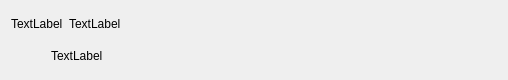
<?xml version="1.0" encoding="UTF-8"?>
<ui version="4.0">
 <class>Form</class>
 <widget class="QWidget" name="Form">
  <property name="geometry">
   <rect>
    <x>0</x>
    <y>0</y>
    <width>508</width>
    <height>80</height>
   </rect>
  </property>
  <property name="windowTitle">
   <string>Form</string>
  </property>
  <layout class="QGridLayout" name="gridLayout">
   <item row="0" column="0">
    <layout class="QVBoxLayout" name="verticalLayout">
     <item>
      <layout class="QHBoxLayout" name="horizontalLayout_2">
       <item>
        <layout class="QHBoxLayout" name="horizontalLayout">
         <item>
          <widget class="QLabel" name="user_image">
           <property name="text">
            <string>TextLabel</string>
           </property>
          </widget>
         </item>
         <item>
          <widget class="QLabel" name="user_name">
           <property name="text">
            <string>TextLabel</string>
           </property>
          </widget>
         </item>
        </layout>
       </item>
       <item>
        <spacer name="horizontalSpacer">
         <property name="orientation">
          <enum>Qt::Orientation::Horizontal</enum>
         </property>
         <property name="sizeHint" stdset="0">
          <size>
           <width>40</width>
           <height>20</height>
          </size>
         </property>
        </spacer>
       </item>
      </layout>
     </item>
     <item>
      <layout class="QHBoxLayout" name="horizontalLayout_3">
       <item>
        <spacer name="horizontalSpacer_2">
         <property name="orientation">
          <enum>Qt::Orientation::Horizontal</enum>
         </property>
         <property name="sizeType">
          <enum>QSizePolicy::Policy::Fixed</enum>
         </property>
         <property name="sizeHint" stdset="0">
          <size>
           <width>40</width>
           <height>20</height>
          </size>
         </property>
        </spacer>
       </item>
       <item>
        <widget class="QLabel" name="user_message">
         <property name="sizePolicy">
          <sizepolicy hsizetype="Preferred" vsizetype="Preferred">
           <horstretch>0</horstretch>
           <verstretch>0</verstretch>
          </sizepolicy>
         </property>
         <property name="text">
          <string>TextLabel</string>
         </property>
         <property name="wordWrap">
          <bool>true</bool>
         </property>
        </widget>
       </item>
      </layout>
     </item>
    </layout>
   </item>
  </layout>
 </widget>
 <resources/>
 <connections/>
</ui>
